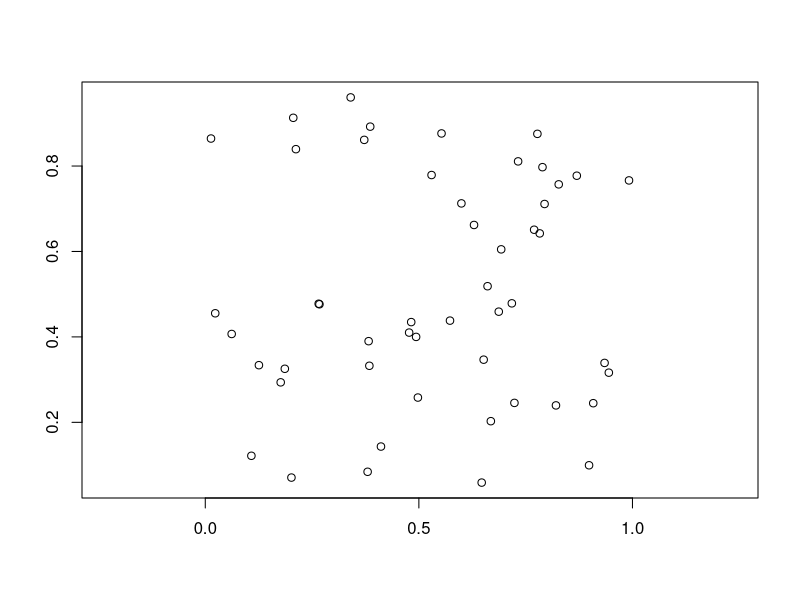
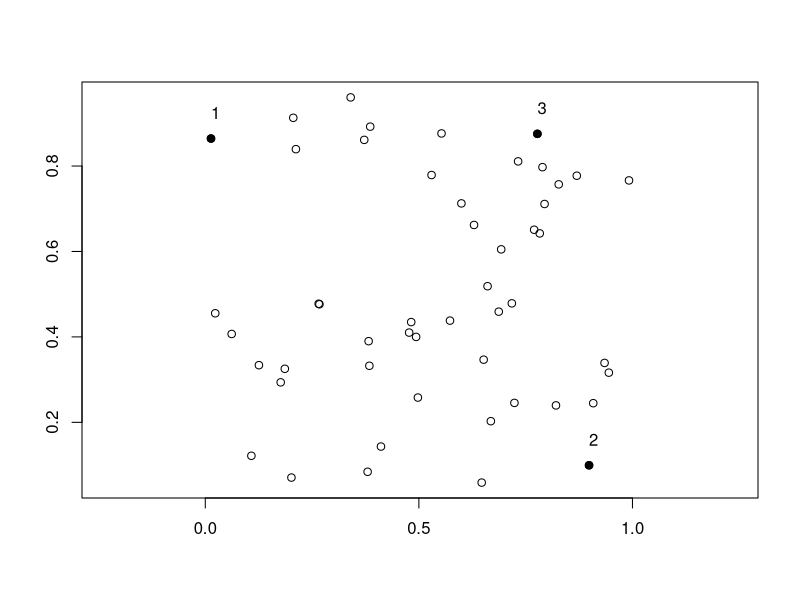
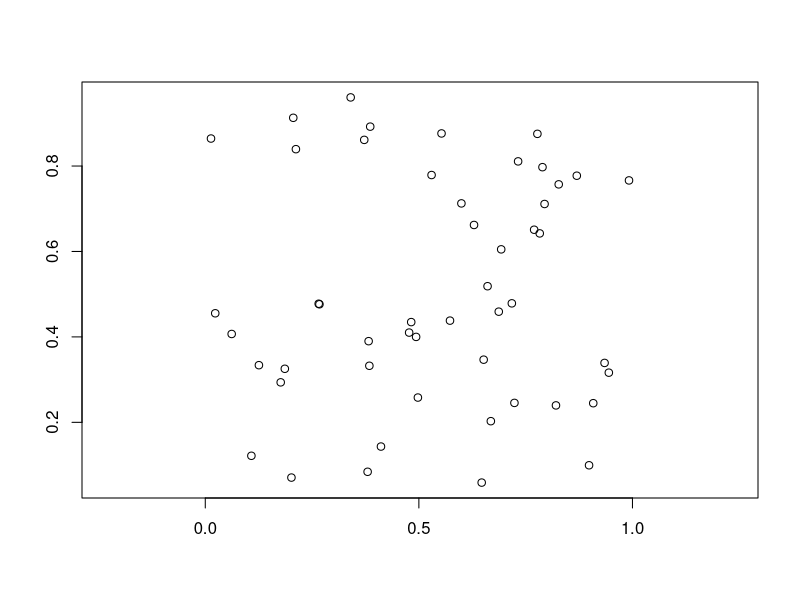
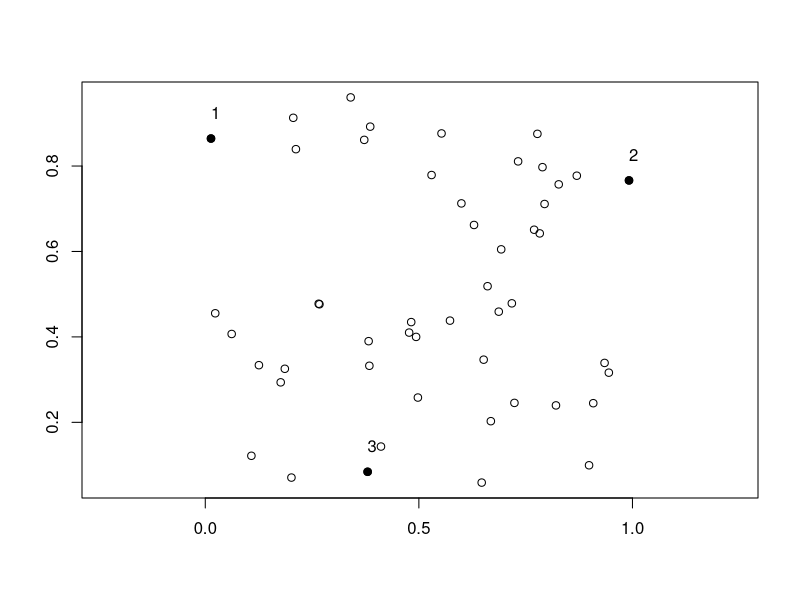

Generate these figures, in order, with R:
## ---- chunk 1
#| fig-lab: greedy-approach
#| fig-width: 4
#| fig-height: 4.3
#| layout-ncol: 2
#| fig-keep: [1, 4]
#| fig-cap: 
#|   - Point cloud
#|   - Points selected by the greedy algorithm

set.seed(1)
# find n points
n <- 3
mat  <- matrix(runif(100), ncol = 2)

dmat <- as.matrix(stats::dist(mat))
ind <- integer(n)
ind[1:2] <- as.vector(arrayInd(which.max(dmat), .dim = dim(dmat)))

for (i in 3:n) {
  mm <- dmat[ind, -ind, drop = FALSE]
  k <- which.max(mm[(1:ncol(mm) - 1) * nrow(mm) + max.col(t(-mm))])
  ind[i] <- as.numeric(dimnames(mm)[[2]][k])
}

plot(mat, asp = 1, xlab = "", ylab = "")

plot(mat, asp = 1, xlab = "", ylab = "")
points(mat[ind, ], pch = 19)
text(mat[ind, ], adj = c(0, -1.5))
## ---- chunk 2
#| fig-lab: new-approach
#| fig-width: 4
#| fig-height: 4.3
#| layout-ncol: 2
#| fig-keep: [1, 4]
#| fig-cap: 
#|   - Point cloud
#|   - Points selected by the new algorithm
r <- sample.int(nrow(dmat), n)

repeat {
  r_old <- r
  for (i in 1:n) {
    mm <- dmat[r[-i], -r[-i], drop = FALSE]
    k <- which.max(mm[(1:ncol(mm) - 1) * nrow(mm) + max.col(t(-mm))])
    r[i] <- as.numeric(dimnames(mm)[[2]][k])
  }
  if (identical(r_old, r)) break
}

plot(mat, asp = 1, xlab = "", ylab = "")

plot(mat, asp = 1, xlab = "", ylab = "")
points(mat[r, ], pch = 19)
text(mat[r, ], adj = c(0, -1.5))
## ---- chunk 3
f_greedy <- function(data, n) {
  dmat <- as.matrix(stats::dist(data))
  ind <- integer(n)
  ind[1:2] <- as.vector(arrayInd(which.max(dmat), .dim = dim(dmat)))
  for (i in 3:n) {
    mm <- dmat[ind, -ind, drop = FALSE]
    k <- which.max(mm[(1:ncol(mm) - 1) * nrow(mm) + max.col(t(-mm))])
    ind[i] <- as.numeric(dimnames(mm)[[2]][k])
  }
  ind
}

f_new <- function(dat, n) {
  dmat <- as.matrix(stats::dist(data))
  r <- sample.int(nrow(dmat), n)
  repeat {
    r_old <- r
    for (i in 1:n) {
      mm <- dmat[r[-i], -r[-i], drop = FALSE]
      k <- which.max(mm[(1:ncol(mm) - 1) * nrow(mm) + max.col(t(-mm))])
      r[i] <- as.numeric(dimnames(mm)[[2]][k])
    }
    if (identical(r_old, r)) return(r)
  }
}
## ---- chunk 4
n <- 5
data <- matrix(runif(900), ncol = 3)
microbenchmark::microbenchmark(
  f_greedy(data, n),
  f_new(data, n),
  times = 1000L
)
